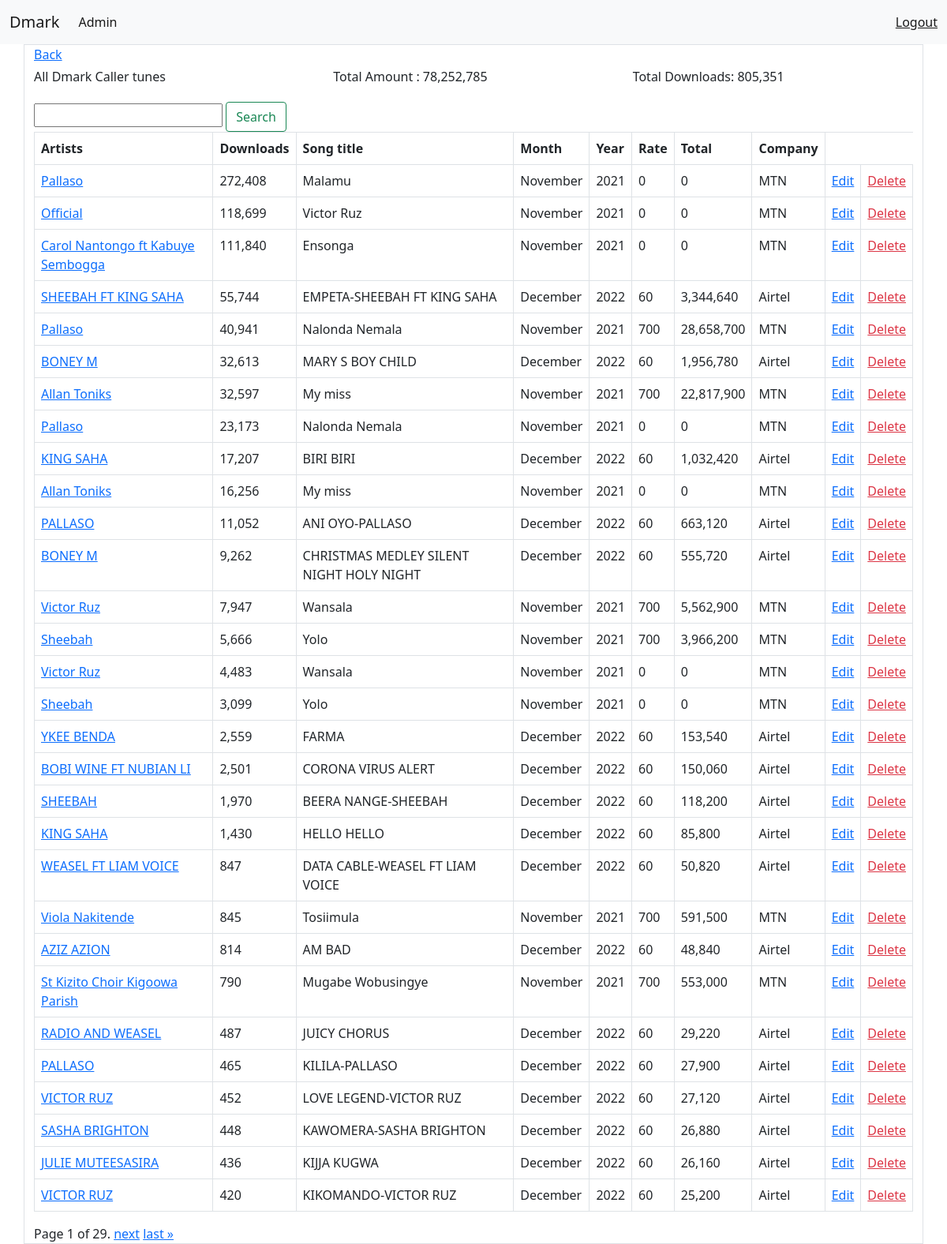
Screenshot of /admin_page/caller_tunes/ (signed in) with the database file from the repository.
### artists/models.py (models this page shows, shortened)
class ArtistProfile(models.Model):
    artist = models.CharField(max_length=120)
    song = models.CharField(max_length=120)
    price = models.IntegerField()
    downloads = models.IntegerField(default=0)
    total_amount = models.IntegerField(default=0)
    month = models.CharField(max_length=120)
    year = models.IntegerField()
    company = models.CharField(max_length=120)

### artists/views.py (the view)
# urls.py: path("admin_page/caller_tunes/", caller_tunes_view,name='caller_tunes_view'),
@login_required
def caller_tunes_view(request):
    query_search=None
    query_search = request.GET.get("song")
    if query_search is not None:
        song_list=ArtistProfile.objects.filter(song__startswith=query_search).order_by('-downloads')
        paginator = Paginator(song_list,30)
        page_number = request.GET.get('page')
        page_obj = paginator.get_page(page_number)
        total_amount = song_list.aggregate(Sum('total_amount'))['total_amount__sum']
        total_downloads = song_list.aggregate(Sum('downloads'))['downloads__sum']
    else:
        song_list=ArtistProfile.objects.all().order_by('-downloads')
        paginator = Paginator(song_list,30)
        page_number = request.GET.get('page')
        page_obj = paginator.get_page(page_number)
        total_amount = song_list.aggregate(Sum('total_amount'))['total_amount__sum']
        total_downloads = song_list.aggregate(Sum('downloads'))['downloads__sum']
    return render(request,'artists/caller_tunes.html', {'page_obj': page_obj,'total_amount':total_amount,'total_downloads':total_downloads})

### artists/templates/artists/caller_tunes.html (shortened to what this page needs)
{% extends 'base_layout.html'%}
{% load l10n %}
{% block content %}
    <a href="{% url 'admin_page'%}">Back</a>
    <div class="row justify-content-center my-1 ">
        <p class="col">All Dmark Caller tunes </p>
        <p class="col">Total  Amount : {{total_amount}}</p>
        <p class="col">Total Downloads: {{total_downloads}}</p>
    </div>
    <div>
        <form action="" method="GET">
            <input type="text" name="song">
            <button class="btn btn-outline-success">Search</button>
        </form>
    </div>
    <div class="table-responsive-md">
        <table class="table table-bordered table-hover">
            <thead>
              <tr>
                  <th>Artists</th>
                  <th>Downloads</th>
                  <th>Song title</th>
                  <th>Month</th>
                  <th>Year</th>
                  <th>Rate</th>
                  <th>Total</th>
                  <th>Company</th>
              </tr>
            </thead>
            {% for song in page_obj %}
            <tbody>
              <tr>
                <td><a href="{% url 'song_detail' slug=song.song %}">{{song.artist}}</a></td>
                <td>{{song.downloads}}</td>
                <td>{{song.song}}</td>
                <td>{{song.month}}</td>
                <td>{{song.year|unlocalize }}</td>
                <td>{{song.price}}</td>
                <td>{{song.total_amount}}</td>
                <td>{{song.company}}</td>
                <td><a href="{% url 'edit_artist_profile' pk=song.pk %}">Edit</a></td>
                <td><a href="{% url 'deleter_caller_tune' pk=song.pk %}" class="text-danger">Delete</a></td>
              </tr>
            </tbody>
            {% endfor %}
        </table>
    </div>
    <div>
        <span>
            <span>
                Page {{ page_obj.number }} of {{ page_obj.paginator.num_pages }}.
            </span>
            {% if page_obj.has_next %}
                <a href="?page={{ page_obj.next_page_number }}">next</a>
                <a href="?page={{ page_obj.paginator.num_pages }}">last &raquo;</a>
            {% endif %}
        </span>
    </div>
{% endblock %}

### rows the page displays
ArtistProfile: artist "Pallaso", downloads "272,408", song "Malamu", month "November", year "2021", price "0", total_amount "0", company "MTN"
ArtistProfile: artist "Official", downloads "118,699", song "Victor Ruz", month "November", year "2021", price "0", total_amount "0", company "MTN"
ArtistProfile: artist "Carol Nantongo ft Kabuye Sembogga", downloads "111,840", song "Ensonga", month "November", year "2021", price "0", total_amount "0", company "MTN"
ArtistProfile: artist "SHEEBAH FT KING SAHA", downloads "55,744", song "EMPETA-SHEEBAH FT KING SAHA", month "December", year "2022", price "60", total_amount "3,344,640", company "Airtel"
ArtistProfile: artist "Pallaso", downloads "40,941", song "Nalonda Nemala", month "November", year "2021", price "700", total_amount "28,658,700", company "MTN"
ArtistProfile: artist "BONEY M", downloads "32,613", song "MARY S BOY CHILD", month "December", year "2022", price "60", total_amount "1,956,780", company "Airtel"
ArtistProfile: artist "Allan Toniks", downloads "32,597", song "My miss", month "November", year "2021", price "700", total_amount "22,817,900", company "MTN"
ArtistProfile: artist "Pallaso", downloads "23,173", song "Nalonda Nemala", month "November", year "2021", price "0", total_amount "0", company "MTN"
ArtistProfile: artist "KING SAHA", downloads "17,207", song "BIRI BIRI", month "December", year "2022", price "60", total_amount "1,032,420", company "Airtel"
ArtistProfile: artist "Allan Toniks", downloads "16,256", song "My miss", month "November", year "2021", price "0", total_amount "0", company "MTN"
ArtistProfile: artist "PALLASO", downloads "11,052", song "ANI OYO-PALLASO", month "December", year "2022", price "60", total_amount "663,120", company "Airtel"
ArtistProfile: artist "BONEY M", downloads "9,262", song "CHRISTMAS MEDLEY SILENT NIGHT HOLY NIGHT", month "December", year "2022", price "60", total_amount "555,720", company "Airtel"
ArtistProfile: artist "Victor Ruz", downloads "7,947", song "Wansala", month "November", year "2021", price "700", total_amount "5,562,900", company "MTN"
ArtistProfile: artist "Sheebah", downloads "5,666", song "Yolo", month "November", year "2021", price "700", total_amount "3,966,200", company "MTN"
ArtistProfile: artist "Victor Ruz", downloads "4,483", song "Wansala", month "November", year "2021", price "0", total_amount "0", company "MTN"
ArtistProfile: artist "Sheebah", downloads "3,099", song "Yolo", month "November", year "2021", price "0", total_amount "0", company "MTN"
ArtistProfile: artist "YKEE BENDA", downloads "2,559", song "FARMA", month "December", year "2022", price "60", total_amount "153,540", company "Airtel"
ArtistProfile: artist "BOBI WINE FT NUBIAN LI", downloads "2,501", song "CORONA VIRUS ALERT", month "December", year "2022", price "60", total_amount "150,060", company "Airtel"
ArtistProfile: artist "SHEEBAH", downloads "1,970", song "BEERA NANGE-SHEEBAH", month "December", year "2022", price "60", total_amount "118,200", company "Airtel"
ArtistProfile: artist "KING SAHA", downloads "1,430", song "HELLO HELLO", month "December", year "2022", price "60", total_amount "85,800", company "Airtel"
ArtistProfile: artist "WEASEL FT LIAM VOICE", downloads "847", song "DATA CABLE-WEASEL FT LIAM VOICE", month "December", year "2022", price "60", total_amount "50,820", company "Airtel"
ArtistProfile: artist "Viola Nakitende", downloads "845", song "Tosiimula", month "November", year "2021", price "700", total_amount "591,500", company "MTN"
ArtistProfile: artist "AZIZ AZION", downloads "814", song "AM BAD", month "December", year "2022", price "60", total_amount "48,840", company "Airtel"
ArtistProfile: artist "St Kizito Choir Kigoowa Parish", downloads "790", song "Mugabe Wobusingye", month "November", year "2021", price "700", total_amount "553,000", company "MTN"
ArtistProfile: artist "RADIO AND WEASEL", downloads "487", song "JUICY CHORUS", month "December", year "2022", price "60", total_amount "29,220", company "Airtel"
ArtistProfile: artist "PALLASO", downloads "465", song "KILILA-PALLASO", month "December", year "2022", price "60", total_amount "27,900", company "Airtel"
ArtistProfile: artist "VICTOR RUZ", downloads "452", song "LOVE LEGEND-VICTOR RUZ", month "December", year "2022", price "60", total_amount "27,120", company "Airtel"
ArtistProfile: artist "SASHA BRIGHTON", downloads "448", song "KAWOMERA-SASHA BRIGHTON", month "December", year "2022", price "60", total_amount "26,880", company "Airtel"
ArtistProfile: artist "JULIE MUTEESASIRA", downloads "436", song "KIJJA KUGWA", month "December", year "2022", price "60", total_amount "26,160", company "Airtel"
ArtistProfile: artist "VICTOR RUZ", downloads "420", song "KIKOMANDO-VICTOR RUZ", month "December", year "2022", price "60", total_amount "25,200", company "Airtel"

### other values shown
{{ total_amount }} "78,252,785"
{{ total_downloads }} "805,351"
{{ page_obj.number }} "1"
{{ page_obj.paginator.num_pages }} "29"
